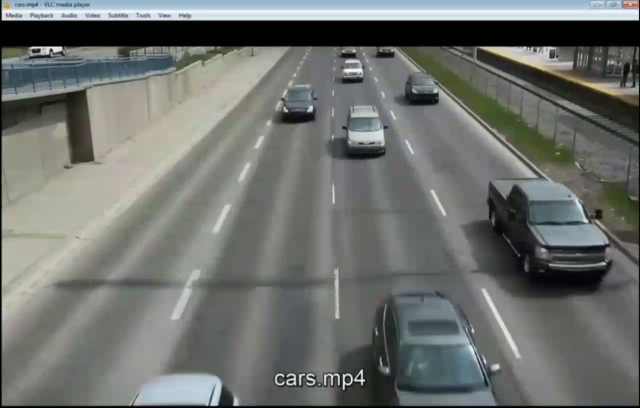
#> input picture frame 7 of videos/vehicles2s.mp4, 1280 x 816 px, given in place of pes2.mp4, which was not available (shown at 1/2 size)
$ python finalUrsRoad.py
#> lines starting #> are read from the running program, lines starting #| are printed output that depends on the picture; after the words box and inside, x2 and y2 are one past the last pixel; in counts of white or black regions, pixels touching at a corner belong together; long printed decimals are rounded; pictures that were not available may be replaced by others from this repository, and a replacement may not be noted
#%%
#time complexity = 0.15*T average
import cv2
import numpy as np
import datetime
from datetime import datetime, timedelta
import csv
import time
import calendar
import matplotlib.pyplot as plt
from collections import Counter

intensity={ 1:"very low",2:"low", 3:"moderate", 4:"high", 5:"very high" }

def generateDay():
    #now = datetime.datetime.now()
    #day = now.strftime("%A")
    #date = now.strftime("%m/%d/%Y")
    date='25-05-2022'
    d = datetime.strptime(date, '%d-%m-%Y').weekday()
    day = calendar.day_name[d]
    return day,date

def feedDataset(data):
    # [5 lines of commented-out code are left out]
        print("updated")

def get_centroid(x, y, w, h):
    x1 = int(w / 2)
    y1 = int(h / 2)
    cx = x + x1
    cy = y + y1
    return cx,cy

def frameOperation(f1,f2, blurThresh, minThresh):
    d = cv2.absdiff(f1,f2)
    grey = cv2.cvtColor(d,cv2.COLOR_BGR2GRAY)
    blur = cv2.GaussianBlur(grey,(blurThresh,blurThresh),0)
    ret , th = cv2.threshold(blur,minThresh,255,cv2.THRESH_BINARY)
    kernel = cv2.getStructuringElement(cv2.MORPH_ELLIPSE, (3, 3))   # Fill any small holes
    closing = cv2.morphologyEx(th, cv2.MORPH_CLOSE, kernel)
    return closing

nn1 = time.time()

cap = cv2.VideoCapture(r'C:\Users\Shamanth kumar HP\Desktop\WebD\FinalYearProject\shamanth\pes2.mp4')
#1280*720p

if cap.isOpened():
    ret,frame0 = cap.read()
#> frame0 is the input picture: shape (816, 1280, 3); mean B, G, R 109.6, 112.8, 109.7
else:
    ret = False
ret,frame1 = cap.read()
ret,frame2 = cap.read()
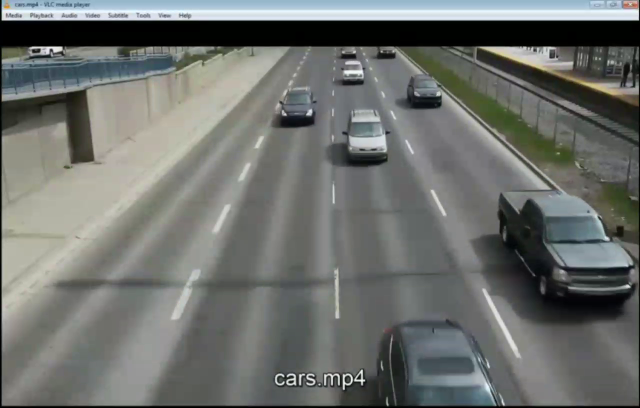
#> input picture frame 9 of videos/vehicles2s.mp4, 1280 x 816 px, given in place of pes2.mp4, which was not available (shown at 1/2 size)
#> frame2 is the input picture: shape (816, 1280, 3); mean B, G, R 108.5, 111.9, 108.9

min_contour_width=40  #40
min_contour_height=40  #40

matches =[]
cnt=0
FPS = 30

#day
cropTop = 380
cropBottom =720
cropLeft = 300
cropRight = 950
'''
#night
cropTop = 500
cropBottom = 1080
cropLeft = 500
cropRight = 950
'''

day, date = generateDay()
fcount=1
temp=1
totalList=[]
oneMinList=[]
oneHourList = []
feedList=[]
startHour=6

frame1 = frame1[cropTop:cropBottom, cropLeft: cropRight]
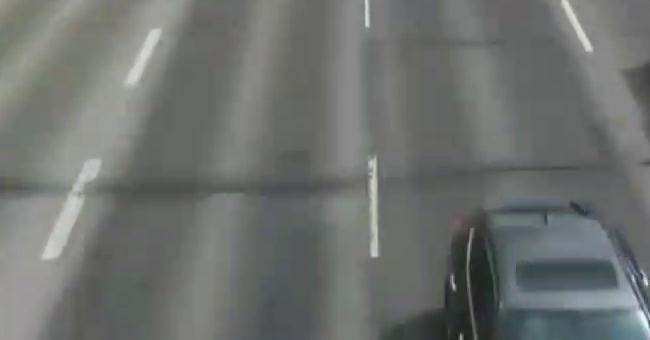
#> frame1: shape (340, 650, 3); mean B, G, R 111.2, 113.5, 110.2
frame2 = frame2[cropTop:cropBottom, cropLeft:cropRight ]
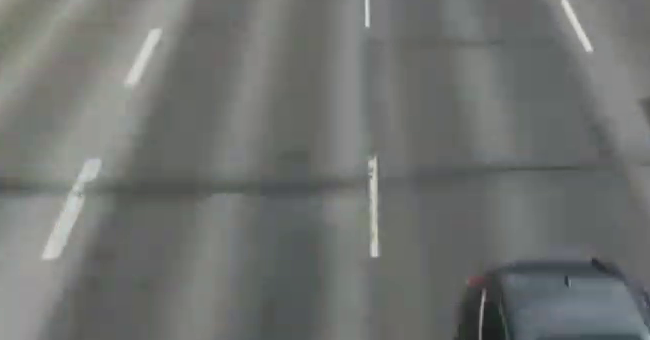
#> frame2: shape (340, 650, 3); mean B, G, R 111.8, 114.1, 111.6
originalPic=cv2.imread(r'C:\Users\Shamanth kumar HP\Desktop\WebD\FinalYearProject\shamanth\emptyRoad.jpg') #frame1 if empty
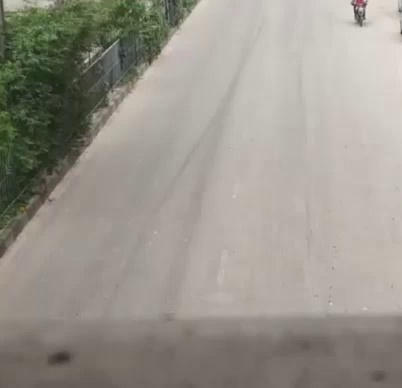
#> input picture videos/emptyRoad.jpg, 402 x 388 px, found by its file name
#> originalPic is the input picture: shape (388, 402, 3); mean B, G, R 139.4, 149.4, 153.2
#originalPic = frame0[cropTop:cropBottom, cropLeft: cropRight]
len0,width0,_ = originalPic.shape
#> len0 = 388; width0 = 402
print(originalPic.shape)
#| (388, 402, 3)
dimension = len0 * width0 #1280*720
#> dimension = 155976
offset = 3      #10
line_height = 40#190
slope = abs((line_height - len0)/(width0 - 0)) #(y2-y1)/(x2-x1)
#> slope = 0.866
print(slope)
#| 0.8657


while ret:
    if fcount % FPS == 0:
        t=0
        if temp<22:
            t=1
            #print("very low traffic")
        elif temp <75:
            t=2
            #print("low traffic")
        elif temp <150:
            t=3
            #print("moderate")
        elif temp <176:
            t=4
            #print("high traffic")
        else:
            t=5
            #print("very high traffic")
        temp=1
        oneMinList.append(t)

    if fcount % (FPS*60) == 0:
        #s = max(oneMinList, key = oneMinList.count)
        s = Counter(oneMinList).most_common(1)[0][0]
        #print(oneMinList)
        oneHourList.append(s)
        oneMinList=[]
        print(fcount)

    if fcount % (FPS * 60 * 60) == 0:
        #h = max(oneHourList, key = oneHourList.count)
        h = Counter(oneHourList).most_common(1)[0][0]
        feedList.append(date)
        feedList.append(startHour)
        feedList.append(day)
        feedList.append(h)
        intense = intensity.get(h)
        feedList.append(intense)
        print(feedList)
        totalList.append(feedList)

        oneHourList = []
        feedList = []
        startHour+=1

    numpyOnes=0
    t=False

    dilated = frameOperation(frame1, frame2, 13, 25)
#> in frameOperation, `d = cv2.absdiff(f1,f2)`:
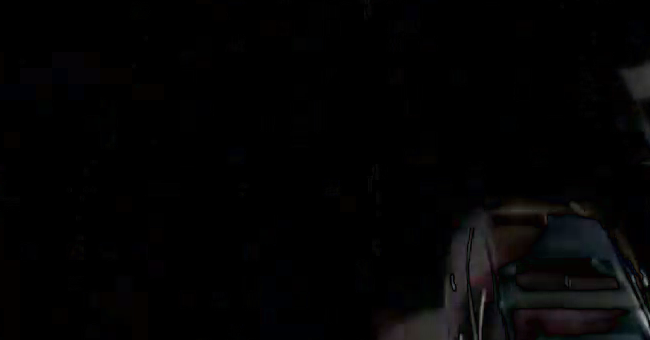
#> d: shape (340, 650, 3); mean B, G, R 3.5, 3.4, 3.5
#> in frameOperation, `ret , th = cv2.threshold(blur,minThresh,255,cv2.THRESH_BINARY)`:
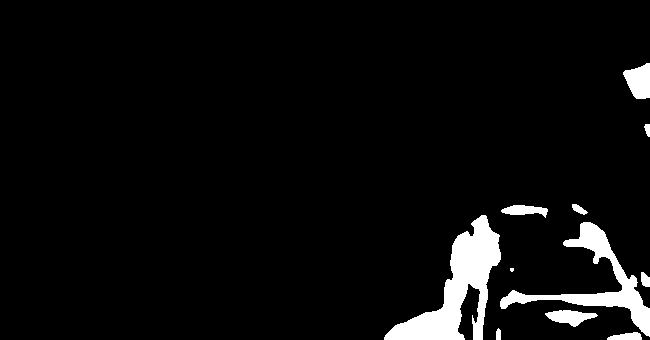
#> th: shape (340, 650); 4.9% white; 11 white regions (1 under 20 px), largest, box (x1, y1, x2, y2) and area: (384, 215, 501, 340) 5353, (500, 222, 650, 337) 3343, (623, 63, 650, 99) 697
#> in frameOperation, `ret , th = cv2.threshold(blur,minThresh,255,cv2.THRESH_BINARY)`: ret = 25
#> in frameOperation, `closing = cv2.morphologyEx(th, cv2.MORPH_CLOSE, kernel)`: closing: shape (340, 650); 4.9% white; 11 white regions (1 under 20 px)
    for i in dilated:
        numpyOnes+=np.count_nonzero(i!=0)
#> after the loop, numpyOnes = 10811

    dens = int((numpyOnes / dimension)*1000)
#> dens = 69
    #cv2.imshow("dilated",dilated)
    #closing = dilation-> erosion
    #opening = erosion-> dilation

    contours,h = cv2.findContours(dilated,cv2.RETR_TREE,cv2.CHAIN_APPROX_SIMPLE)
#> contours = 11 contours, 1 with area under 20; largest, box (x1, y1, x2, y2) and area: (384, 215, 501, 340) 5096, (500, 222, 650, 337) 3074, (623, 63, 650, 99) 646, (545, 310, 598, 327) 458, (501, 205, 548, 218) 312; h = [[1, -1, -1, -1], [2, 0, -1, -1], [3, 1, -1, -1], [4, 2, -1, -1], [5, 3, -1, -1], [6, 4, -1, -1], [7, 5, -1, -1], [8, 6, -1, -1], [9, 7, -1, -1], [10, 8, -1, -1], [-1, 9, -1, -1]]
    for(i,c) in enumerate(contours):
        (x,y,w,h) = cv2.boundingRect(c)
        contour_tempid = (w >= min_contour_width) and (h >= min_contour_height)
        if not contour_tempid:
            continue
        cv2.rectangle(frame1,(x-10,y-10),(x+w+10,y+h+10),(255,0,0),2)

        cv2.line(frame1, (0, len0), (width0, line_height), (0,255,0), 2) #for 2-D line
        centroid = get_centroid(x, y, w, h)
        cv2.circle(frame1,centroid, 5, (0,255,0), -1)
        matches.append(centroid)

        for (x,y) in matches:
            prod = int( slope*x + y )
            #if y<(line_height+offset) and y>(line_height-offset)  :
            if  prod>=337 and prod<=343:
                #print("x=",x," y=",y," prod=", prod)
                matches.remove((x,y))
                cnt=cnt+1
                temp=int(temp/2)
                t=True
#> this loop made 11 passes
#> (w, h, contour_tempid) on passes 1, 2, 3, 4, 5, 8, 9, 10, 11: (35, 8, False), (5, 12, False), (53, 17, False), (9, 15, False), (4, 4, False), (47, 13, False), (16, 11, False), (6, 13, False), (27, 36, False)
#> (w, h, contour_tempid, x1 in get_centroid, y1 in get_centroid, cx in get_centroid) on passes 6 to 7: (150, 115, True, 75, 57, 575), (117, 125, True, 58, 62, 442)
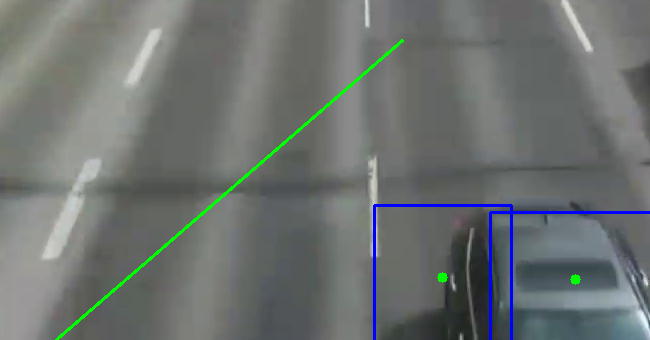
#> frame1: shape (340, 650, 3); 1.65% of pixels changed, all inside (x1, y1, x2, y2) = (55, 39, 650, 340)
#> after the loop, cnt = 0; matches = [(575, 279), (442, 277)]

    if t==False:
        dilated0 = frameOperation(frame1, originalPic,21, 60)
#> (the run stopped early here; a loop or call above may not have finished)
